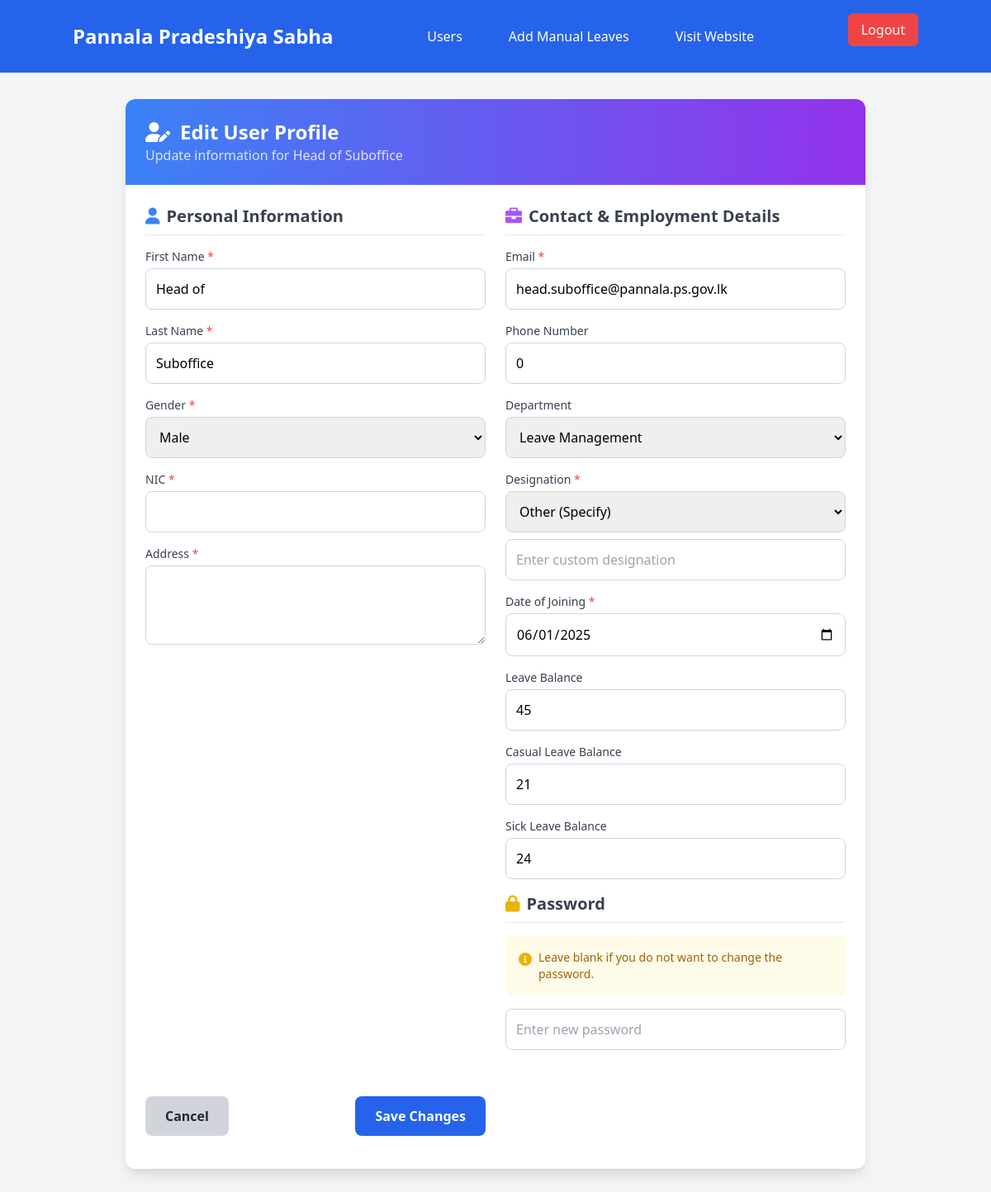
/admin/edit-user.php?id=142 (signed in), run on an earlier commit of the app's database.
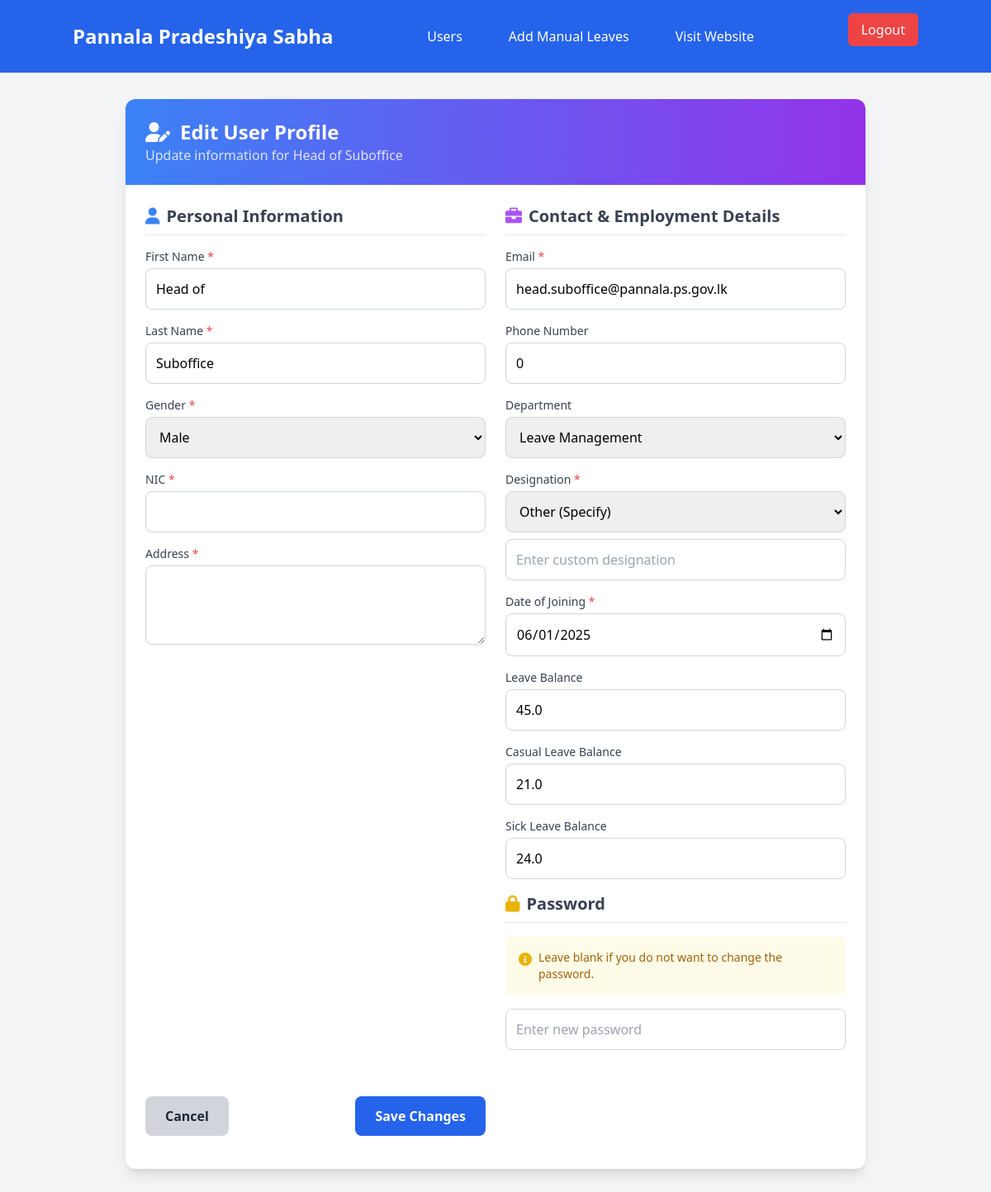
And on a later commit of the database.
### tables this page shows
CREATE TABLE `wp_pradeshiya_sabha_users` (
  `ID` int NOT NULL,
  `username` varchar(255) NOT NULL,
  `password` varchar(255) NOT NULL,
  `first_name` varchar(255) NOT NULL,
  `last_name` varchar(255) NOT NULL,
  `gender` enum('Male','Female') NOT NULL,
  `email` varchar(255) NOT NULL,
  `address` text NOT NULL,
  `NIC` varchar(12) NOT NULL,
  `service_number` varchar(50) NOT NULL,
  `phone_number` varchar(20) DEFAULT NULL,
  `designation` varchar(255) NOT NULL,
  `sub_office` varchar(255) NOT NULL,
  `date_of_joining` date NOT NULL,
  `created_at` timestamp NOT NULL DEFAULT CURRENT_TIMESTAMP,
  `updated_at` timestamp NOT NULL DEFAULT CURRENT_TIMESTAMP ON UPDATE CURRENT_TIMESTAMP,
  `leave_balance` decimal(3,1) NOT NULL DEFAULT '20.0',
  `duty_leave_count` int DEFAULT '0',
  `casual_leave_balance` decimal(3,1) NOT NULL DEFAULT '21.0',
  `sick_leave_balance` decimal(3,1) NOT NULL DEFAULT '24.0',
  `department_id` int DEFAULT NULL,
  `designation_id` int DEFAULT NULL
);

CREATE TABLE `wp_departments` (
  `department_id` int NOT NULL,
  `department_name` varchar(255) NOT NULL
);

### admin/edit-user.php (the view, shortened to what the changed rows need)
<?php
require '../includes/dbconfig.php';
$email = $_SESSION['user']['email'];
$query = "SELECT d.designation_name, u.sub_office
          FROM wp_pradeshiya_sabha_users u
          LEFT JOIN wp_designations d ON u.designation_id = d.designation_id
          WHERE u.email = ?";
$stmt = $conn->prepare($query);
$stmt->bind_param("s", $email);
$stmt->execute();
$result = $stmt->get_result();
if ($result && $row = $result->fetch_assoc()) {
    $admin_office = $row['sub_office'];
} else {
    header("Location: ../index.php");
    exit();
}
$user_id = intval($_GET['id']);
$sql = "SELECT * FROM wp_pradeshiya_sabha_users WHERE ID = ? AND sub_office = ?";
$stmt = $conn->prepare($sql);
$stmt->bind_param("is", $user_id, $admin_office);
$stmt->execute();
$result = $stmt->get_result();
$user = $result->fetch_assoc();
$departments = [];
$dept_sql = "SELECT department_id as id, department_name as name FROM wp_departments ORDER BY department_name ASC";
$dept_result = $conn->query($dept_sql);
if ($dept_result) {
    while ($row = $dept_result->fetch_assoc()) {
        $departments[] = $row;
    }
}
$designations = [];
$desig_sql = "SELECT designation_id as id, designation_name as name FROM wp_designations ORDER BY designation_name ASC";
$desig_result = $conn->query($desig_sql);
if ($desig_result) {
    while ($row = $desig_result->fetch_assoc()) {
        $designations[] = $row;
    }
}
?>
<!DOCTYPE html>
<html lang="en">
<head>
    <script src="https://cdn.tailwindcss.com"></script>
    <link href="https://cdnjs.cloudflare.com/ajax/libs/font-awesome/6.0.0-beta3/css/all.min.css" rel="stylesheet" />
</head>
<body class="bg-gray-100 min-h-screen">
    <div class="container mx-auto py-8 px-4">
        <div class="max-w-4xl mx-auto bg-white rounded-xl shadow-lg overflow-hidden">
            <div class="bg-gradient-to-r from-blue-500 to-purple-600 p-6">
                <h1 class="text-2xl font-bold text-white flex items-center">
                    <i class="fas fa-user-edit mr-3"></i>Edit User Profile
                </h1>
                <p class="text-white opacity-80">Update information for <?php echo htmlspecialchars($user['first_name'] . ' ' . $user['last_name']); ?></p>
            </div>
            <form action="" method="POST" class="p-6" id="editUserForm">
                <div class="grid grid-cols-1 md:grid-cols-2 gap-6">
                    <div class="space-y-4 col-span-1">
                        <h2 class="text-xl font-semibold text-gray-700 border-b pb-2 mb-4">
                            <i class="fas fa-user mr-2 text-blue-500"></i>Personal Information
                        </h2>
                        <div>
                            <label class="block text-gray-700 text-sm font-medium mb-1">First Name <span class="text-red-500">*</span></label>
                            <input type="text" name="first_name" value="<?php echo htmlspecialchars($user['first_name']); ?>" required
                                class="w-full p-3 border border-gray-300 rounded-lg focus:outline-none focus:ring-2 focus:ring-blue-500 transition" />
                        </div>
                        <div>
                            <label class="block text-gray-700 text-sm font-medium mb-1">Last Name <span class="text-red-500">*</span></label>
                            <input type="text" name="last_name" value="<?php echo htmlspecialchars($user['last_name']); ?>" required
                                class="w-full p-3 border border-gray-300 rounded-lg focus:outline-none focus:ring-2 focus:ring-blue-500 transition" />
                        </div>
                    </div>
                    <div class="space-y-4 col-span-1">
                        <h2 class="text-xl font-semibold text-gray-700 border-b pb-2 mb-4">
                            <i class="fas fa-briefcase mr-2 text-purple-500"></i>Contact & Employment Details
                        </h2>
                        <div>
                            <label class="block text-gray-700 text-sm font-medium mb-1">Email <span class="text-red-500">*</span></label>
                            <input type="email" name="email" value="<?php echo htmlspecialchars($user['email']); ?>" required
                                class="w-full p-3 border border-gray-300 rounded-lg focus:outline-none focus:ring-2 focus:ring-blue-500 transition" />
                        </div>
                        <div>
                            <label class="block text-gray-700 text-sm font-medium mb-1">Phone Number</label>
                            <input type="text" name="phone_number" value="<?php echo htmlspecialchars($user['phone_number']); ?>"
                                class="w-full p-3 border border-gray-300 rounded-lg focus:outline-none focus:ring-2 focus:ring-blue-500 transition" />
                        </div>
                        <div>
                            <label class="block text-gray-700 text-sm font-medium mb-1">Department</label>
                            <select name="department" id="department"
                                class="w-full p-3 border border-gray-300 rounded-lg focus:outline-none focus:ring-2 focus:ring-blue-500 transition">
                                <?php if (!empty($departments)): ?>
                                    <?php foreach ($departments as $dept): ?>
                                        <option value="<?= $dept['id']; ?>" <?= ($user['department_id'] == $dept['id'] || $user['department_id'] == $dept['name']) ? 'selected' : ''; ?>>
                                            <?= htmlspecialchars($dept['name']); ?>
                                        </option>
                                    <?php endforeach; ?>
                                <?php else: ?>
                                    <option value="">No departments available</option>
                                <?php endif; ?>
                            </select>
                        </div>
                        <div>
                            <label class="block text-gray-700 text-sm font-medium mb-1">Designation <span class="text-red-500">*</span></label>
                            <select name="designation" id="designation" required onchange="toggleCustomDesignation(this.value)"
                                class="w-full p-3 border border-gray-300 rounded-lg focus:outline-none focus:ring-2 focus:ring-blue-500 transition">
                                <?php if (!empty($designations)): ?>
                                    <?php
                                    $designation_found = false;
                                    ?>
                                    <option value="custom" <?= !$designation_found ? 'selected' : ''; ?>>Other (Specify)</option>
                                <?php else: ?>
                                    <option value="custom">Other (Specify)</option>
                                <?php endif; ?>
                            </select>
                            <input type="text" name="custom_designation" id="custom_designation" placeholder="Enter custom designation"
                                class="w-full p-3 mt-2 border border-gray-300 rounded-lg focus:outline-none focus:ring-2 focus:ring-blue-500 transition <?= (!empty($designations) && $designation_found) ? 'hidden' : ''; ?>"
                                value="<?= (empty($designations) || !$designation_found) ? (isset($user['designation']) ? htmlspecialchars($user['designation']) : '') : ''; ?>" />
                        </div>
                        <div>
                            <label class="block text-gray-700 text-sm font-medium mb-1">Date of Joining <span class="text-red-500">*</span></label>
                            <input type="date" name="date_of_joining" value="<?php echo htmlspecialchars($user['date_of_joining']); ?>" required
                                class="w-full p-3 border border-gray-300 rounded-lg focus:outline-none focus:ring-2 focus:ring-blue-500 transition" />
                        </div>
                        <div>
                            <label class="block text-gray-700 text-sm font-medium mb-1">Leave Balance</label>
                            <input type="number" name="leave_balance" value="<?php echo htmlspecialchars($user['leave_balance']); ?>"
                                class="w-full p-3 border border-gray-300 rounded-lg focus:outline-none focus:ring-2 focus:ring-blue-500 transition" />
                        </div>
                        <div>
                            <label class="block text-gray-700 text-sm font-medium mb-1">Casual Leave Balance</label>
                            <input type="number" name="casual_leave_balance" value="<?php echo htmlspecialchars($user['casual_leave_balance']); ?>"
                                class="w-full p-3 border border-gray-300 rounded-lg focus:outline-none focus:ring-2 focus:ring-blue-500 transition" />
                        </div>
                        <div>
                            <label class="block text-gray-700 text-sm font-medium mb-1">Sick Leave Balance</label>
                            <input type="number" name="sick_leave_balance" value="<?php echo htmlspecialchars($user['sick_leave_balance']); ?>"
                                class="w-full p-3 border border-gray-300 rounded-lg focus:outline-none focus:ring-2 focus:ring-blue-500 transition" />
                        </div>
                        <div class="col-span-1 md:col-span-2 mt-4">
                            <h2 class="text-xl font-semibold text-gray-700 border-b pb-2 mb-4">
                                <i class="fas fa-lock mr-2 text-yellow-500"></i>Password
                            </h2>
                        </div>
                    </div>
            </form>
        </div>
    </div>
</body>
</html>

What changed in the data, as far as the page shows it:
changed wp_pradeshiya_sabha_users "Head of Suboffice": leave_balance "45" → "45.0"; casual_leave_balance "21" → "21.0"; sick_leave_balance "24" → "24.0"
